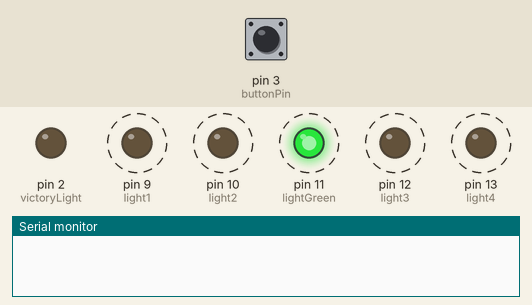
This sketch was run on a simulated Arduino Uno, built with avr-gcc and run on an emulated ATmega328P. On the bench: output pins drawn as LEDs (lit = HIGH), the last lines printed to the serial monitor. Dashed ring = blinking. The inputs (shaded band) are chosen by the test bench; at power-on: pin 3 (buttonPin) LOW.

Above: at 5.8 s.
5.9 s: pin 3 (buttonPin) pulled HIGH for 0.15 s
At 6.1 s:
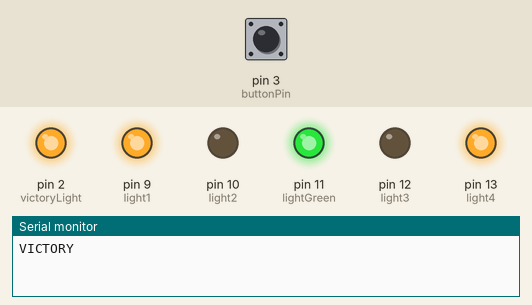
At 6.7 s:
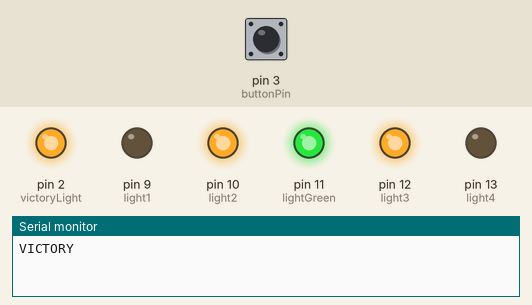
Timing chart, 0 to 15.4 s (numbered marks = the images above; inputs shaded):
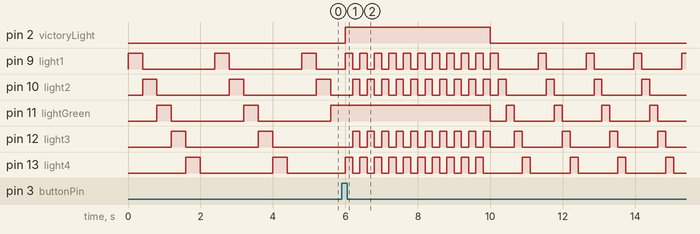

The sketch:

4_LED.ino
```cpp
// 2930 bytes
//2916 bytes
//2670 bytes

int timeTill = 400;

const byte buttonPin = 3;
const byte victoryLight = 2;
const byte light1 = 9;
const byte light2 = 10;
const byte lightGreen = 11;
const byte light3 = 12;
const byte light4 = 13;

bool isLit = false;
bool Pressed = false;
void setup() {
  pinMode(victoryLight, OUTPUT);
  pinMode(buttonPin, INPUT);
  pinMode(light1, OUTPUT);
  pinMode(light2, OUTPUT);
  pinMode(lightGreen, OUTPUT);
  pinMode(light3, OUTPUT);
  pinMode(light4, OUTPUT);
  attachInterrupt(digitalPinToInterrupt(buttonPin), VictoryCheck, RISING);
  Serial.begin(9600);
}

void loop() {
  digitalWrite(victoryLight, LOW);
  digitalWrite(light1, HIGH);

  delay(timeTill);

  digitalWrite(light1, LOW);
  digitalWrite(light2, HIGH);

  delay(timeTill);

  digitalWrite(light2, LOW);
  digitalWrite(lightGreen, HIGH);


  delay(timeTill);
  if(isLit)
  {
    Winner();
    isLit = false;
    return;
  }
  digitalWrite(lightGreen, LOW);
  digitalWrite(light3, HIGH);
  delay(timeTill);
  digitalWrite(light3, LOW);
  digitalWrite(light4, HIGH);
  delay(timeTill);
  digitalWrite(light4, LOW);
  delay(timeTill);
}
void Winner()
{
  digitalWrite(victoryLight, HIGH);
  timeTill = (timeTill/2)+20;
  int flashDelay = 200;
  Serial.print("VICTORY");

  for(int i=0; i<10; i+=1)
  {
      digitalWrite(light2, LOW);
      digitalWrite(light3, LOW);
      digitalWrite(light1, HIGH);
      digitalWrite(light4, HIGH);
      delay(flashDelay);
      digitalWrite(light1, LOW);
      digitalWrite(light4, LOW);
      digitalWrite(light2, HIGH);
      digitalWrite(light3, HIGH);
      delay(flashDelay);
   }
   digitalWrite(lightGreen, LOW);
   digitalWrite(light1, LOW);
   digitalWrite(light2, LOW);
   digitalWrite(light3, LOW);
   digitalWrite(light4, LOW);
   digitalWrite(victoryLight, LOW);
}

void VictoryCheck()
{
  isLit = digitalRead(lightGreen) == HIGH;
}
```

Measured:
- after the input at 5.9 s, pin 2 (victoryLight): LOW → HIGH after 0.10 s, → LOW 4.0 s later
